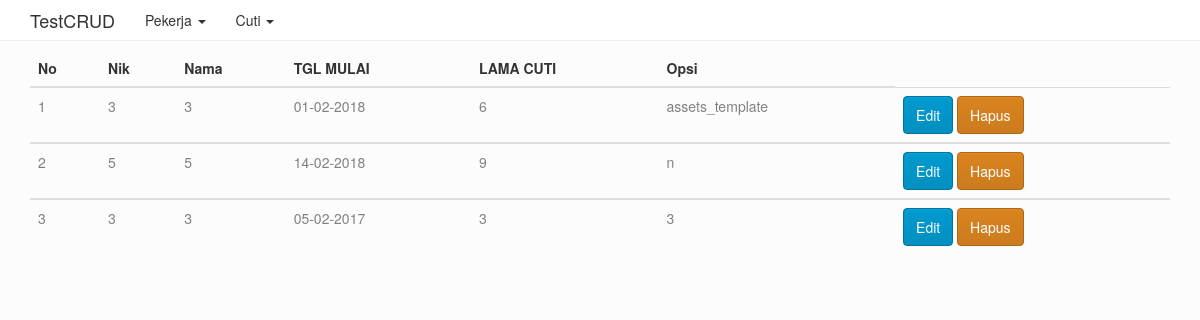
The app's page /index.php/kepegawaian_controller/cuti with its own data.
### tables this page shows
CREATE TABLE `cuti_pekerja` (
  `id` int(11) NOT NULL,
  `nik` int(11) NOT NULL,
  `tgl_mulai` date NOT NULL,
  `lama_cuti` int(11) NOT NULL,
  `catatan` text NOT NULL
);

CREATE TABLE `pekerja` (
  `nik` int(11) NOT NULL,
  `nama` varchar(30) NOT NULL,
  `alamat` text NOT NULL,
  `tgl_lahir` date NOT NULL,
  `tgl_masuk` date NOT NULL
);

### application/controllers/kepegawaian_controller.php (called while the page is built, shortened)
<?php
class Kepegawaian_controller extends CI_Controller {
	public function __construct()
	{
		$this->load->model('kepegawaian_model');
	}
	public function template($title = '', $page = 'beranda', $params = array())
	{
		$data = array_merge([ 'title' => $title , 'page' => $page ],$params);
		$this->load->view('template', $data);
	}
	public function cuti()
	{
		if ($this->uri->segment(3) == "add") {
			if ($this->uri->segment(4) == "proses") {
				$this->form_validation->set_rules('nik', 'NIK', 'trim|required');
				$this->form_validation->set_rules('tgl_mulai', 'Tanggal Mulai', 'trim|required');
				$this->form_validation->set_rules('lama_cuti', 'Lama Cuti', 'trim|required');
				$this->form_validation->set_rules('catatan', 'Catatan', 'trim|required');
				if ($this->form_validation->run() == TRUE) {
					$data = [
						'nik' => $this->input->post('nik',true),
						'tgl_mulai' => $this->input->post('tgl_mulai',true),
						'lama_cuti' => $this->input->post('lama_cuti',true),
						'catatan' => $this->input->post('catatan',true),
					];
					$ins = $this->kepegawaian_model->insert($data,'cuti_pekerja');
					($ins) ? $this->session->set_flashdata('notif', '<h1>sukses add</h1>') : $this->session->set_flashdata('notif', '<h1>ggl add</h1>');
				} else {
					$this->session->set_flashdata('"<h1>".notif'."</h1>", validation_errors());
				}
				redirect('kepegawaian_controller/cuti','refresh');
			}
			else {
				$this->template('Tambah Data Cuti','f_cuti');
			}
		}
		elseif ($this->uri->segment(3) == "delete") {
			$del = $this->kepegawaian_model->del(['id' => $this->uri->segment(4)],"cuti_pekerja");
			($del) ? $this->session->set_flashdata('notif', '<h1>sukses hps</h1>') : $this->session->set_flashdata('notif', ' <h1>ggl hps</h1>');
			redirect('kepegawaian_controller/cuti','refresh');
		}
		else {
			$data['cuti'] = $this->kepegawaian_model->detail_cuti();
			$this->template('Data CUTI','v_data_cuti',$data);
		}
	}
}

### index.php (called while the page is built, shortened)
<?php
require_once BASEPATH.'core/CodeIgniter.php';

### application/models/kepegawaian_model.php (called while the page is built, shortened)
<?php
class Kepegawaian_model extends CI_Model {
	public function detail_cuti()
	{
		$this->db->join('cuti_pekerja', 'cuti_pekerja.nik = pekerja.nik');
		return $this->db->get('pekerja')->result();
	}
}

### application/views/v_data_cuti.php (the view, shortened to what this page needs)
<table class="table table-hover">
		<thead>
		<th class="table-light">No</th>
		<th>Nik</th>
		<th>Nama</th>
		<th>TGL MULAI</th>
		<th>LAMA CUTI</th>
		<th>Opsi</th>
	</thead>
	<?php foreach ($cuti as $key => $value) { ?>
	<tbody>
		<td><?php echo ++$key ?></td>
		<td><?php echo $value->nik ?></td>
		<td><?php echo $value->nama ?></td>
		<td><?php echo date("d-m-Y",strtotime($value->tgl_mulai)); ?></td>
		<td><?php echo $value->lama_cuti; ?></td>
		<td><?php echo $value->catatan; ?></td>
		<td>
			<a class="btn btn-info" href="<?php echo base_url('kepegawaian_controller/cuti/edit/').$value->nik; ?>" title="edit">Edit</a>
			<a class="btn btn-danger" href="<?php echo base_url('kepegawaian_controller/cuti/delete/').$value->id; ?>">Hapus</a>
		</td>
	</tbody>
	<?php } ?>
</table>

### application/views/template.php (shortened to what this page needs)
<!DOCTYPE html>
<html lang="en"><head>
  <link rel="stylesheet" href="<?php echo base_url(); ?>assets_template/theme/bootstrap.css" media="screen">
  <link rel="stylesheet" href="<?php echo base_url(); ?>assets_template/theme/usebootstrap.css">
  <link rel="stylesheet" href="<?php echo base_url(); ?>assets_template/bootstrap-datepicker/dist/css/bootstrap-datepicker.min.css">
</head>
<body>
  <div class="navbar navbar-default navbar-fixed-top">
    <div class="container">
      <div class="navbar-header">
        <a href="http://usebootstrap.com/" class="navbar-brand">TestCRUD</a>
      </div>
      <div class="navbar-collapse collapse" id="navbar-main">
        <ul class="nav navbar-nav">
          <li class="dropdown">
            <a class="dropdown-toggle" data-toggle="dropdown" id="themes">Pekerja  <span class="caret"></span></a>
          </li>
          <li class="dropdown">
            <a class="dropdown-toggle" data-toggle="dropdown" href="" id="themes">Cuti  <span class="caret"></span></a>
          </li>
        </ul>
      </div>
    </div>
  </div>
  <div class="container">
<?php $this->load->view($page); ?>
  </div>
</body>
</html>

### records on screen
cuti_pekerja: nik "3", nik.nama "3", tgl_mulai "01-02-2018", lama_cuti "6", catatan "assets_template"
cuti_pekerja: nik "5", nik.nama "5", tgl_mulai "14-02-2018", lama_cuti "9", catatan "n"
cuti_pekerja: nik "3", nik.nama "3", tgl_mulai "05-02-2017", lama_cuti "3", catatan "3"
